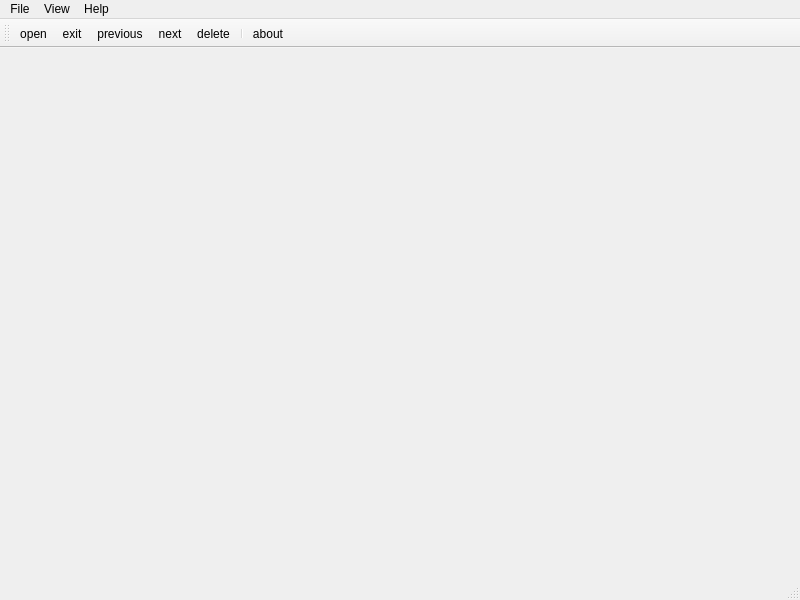
<?xml version="1.0" encoding="UTF-8"?>
<ui version="4.0">
 <class>Window</class>
 <widget class="QMainWindow" name="Window">
  <property name="geometry">
   <rect>
    <x>0</x>
    <y>0</y>
    <width>800</width>
    <height>600</height>
   </rect>
  </property>
  <property name="windowTitle">
   <string>A picture viewer</string>
  </property>
  <widget class="QWidget" name="centralwidget"/>
  <widget class="QMenuBar" name="menubar">
   <property name="geometry">
    <rect>
     <x>0</x>
     <y>0</y>
     <width>800</width>
     <height>22</height>
    </rect>
   </property>
   <widget class="QMenu" name="menuFile">
    <property name="title">
     <string>File</string>
    </property>
   </widget>
   <widget class="QMenu" name="menuVIEW">
    <property name="title">
     <string>View</string>
    </property>
    <addaction name="actionmin"/>
   </widget>
   <widget class="QMenu" name="menuHelp">
    <property name="title">
     <string>Help</string>
    </property>
   </widget>
   <addaction name="menuFile"/>
   <addaction name="menuVIEW"/>
   <addaction name="menuHelp"/>
  </widget>
  <widget class="QStatusBar" name="statusbar"/>
  <widget class="QToolBar" name="toolBar">
   <property name="windowTitle">
    <string>toolBar</string>
   </property>
   <attribute name="toolBarArea">
    <enum>TopToolBarArea</enum>
   </attribute>
   <attribute name="toolBarBreak">
    <bool>false</bool>
   </attribute>
   <addaction name="actionopen"/>
   <addaction name="actionexit"/>
   <addaction name="actionprevious"/>
   <addaction name="actionnext"/>
   <addaction name="actiondelete"/>
   <addaction name="separator"/>
   <addaction name="actionabout"/>
  </widget>
  <action name="actionexit">
   <property name="text">
    <string>exit</string>
   </property>
  </action>
  <action name="actionopen">
   <property name="text">
    <string>open</string>
   </property>
   <property name="toolTip">
    <string>open</string>
   </property>
  </action>
  <action name="actionprevious">
   <property name="text">
    <string>previous</string>
   </property>
   <property name="shortcut">
    <string>Left</string>
   </property>
  </action>
  <action name="actionnext">
   <property name="text">
    <string>next</string>
   </property>
   <property name="shortcut">
    <string>Right</string>
   </property>
  </action>
  <action name="actionabout">
   <property name="text">
    <string>about</string>
   </property>
   <property name="iconVisibleInMenu">
    <bool>false</bool>
   </property>
   <property name="shortcutVisibleInContextMenu">
    <bool>false</bool>
   </property>
  </action>
  <action name="actionmin">
   <property name="text">
    <string>min</string>
   </property>
  </action>
  <action name="actiondelete">
   <property name="text">
    <string>delete</string>
   </property>
   <property name="shortcut">
    <string>Backspace</string>
   </property>
   <property name="visible">
    <bool>true</bool>
   </property>
  </action>
 </widget>
 <resources/>
 <connections/>
</ui>
